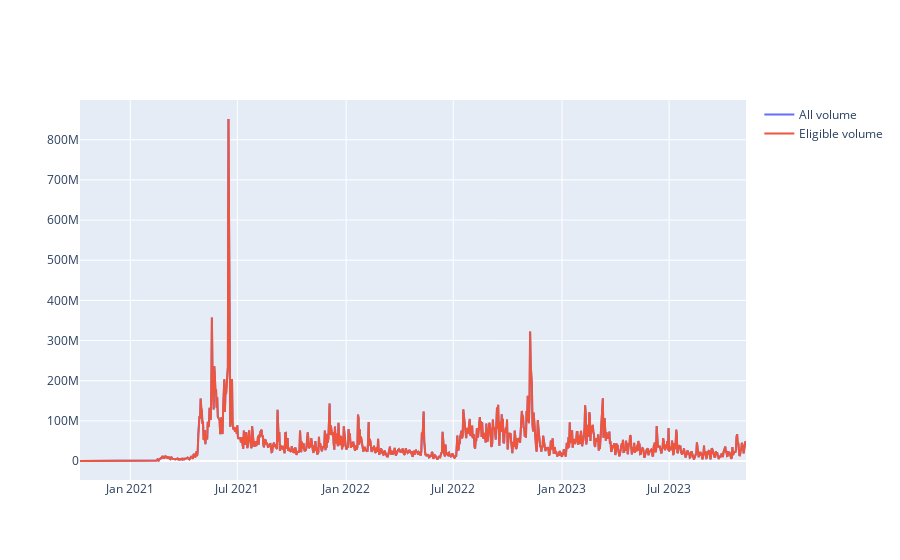

This figure's notebook cell:
### Markdown cell above
## Volume analysis

Analyse volume instead of pair count.

### Code cell
volume_df = candles_df.resample("D").sum()
eligible_volume_df = candles_df.loc[candles_df["pair_id"].isin(eligible_pair_ids)].resample("D").sum()


print(f"All volume: {volume_df['volume'].sum():,} USD, eligible volume {eligible_volume_df['volume'].sum():,} USD")

#fig = px.line(volume_df, y="volume", title="All volume")
#fig.show()

#fig = px.line(eligible_volume_df, y="volume", title="Eligible volume")
#fig.show()

fig = go.Figure()
fig.add_trace(go.Scatter(x=volume_df.index, y=volume_df["volume"], mode='lines', name='All volume'))
fig.add_trace(go.Scatter(x=eligible_volume_df.index, y=eligible_volume_df["volume"], mode='lines', name='Eligible volume'))
fig.show()

### Figure 1 — Plotly figure (JSON) as saved in the notebook; plotly's stock layout.template omitted (floating-point values rounded to 4 significant figures; data arrays with more than 128 entries replaced by an {"elided": "..."} marker saying what was removed)
{"data": [{"mode": "lines", "name": "All volume", "type": "scatter", "x": {"elided": "1127 str values"}, "y": {"elided": "1127 float values"}}, {"mode": "lines", "name": "Eligible volume", "type": "scatter", "x": {"elided": "1127 str values"}, "y": {"elided": "1127 float values"}}], "layout": {}}
